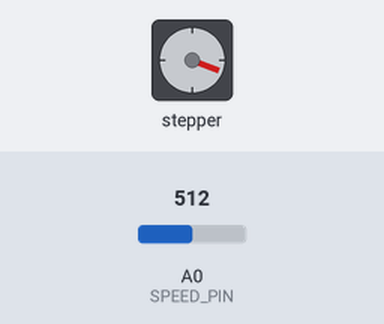
Simulated run of this sketch. Board: Arduino Uno, built with avr-gcc and run on an emulated ATmega328P. Parts: stepper motor. The test bench sets the inputs (shaded band); at power-on: A0 (SPEED_PIN) = 512. Stepper angles assume 200 steps per turn; what the sketch prints to the serial monitor is not drawn.

Above: at 1.2 s.
1.3 s: A0 (SPEED_PIN) set to 716
At 1.68 s:
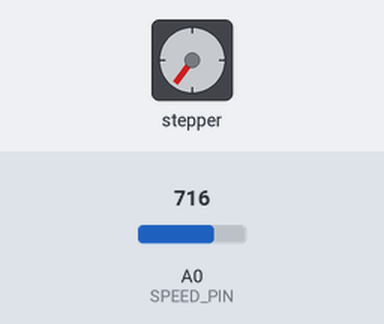
4.3 s: A0 (SPEED_PIN) set to 0
At 4.36 s:
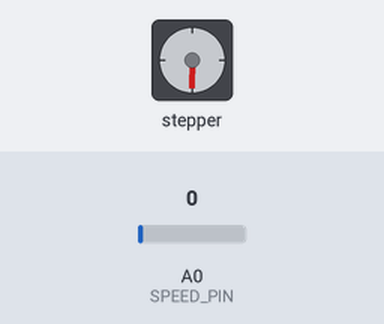
7.3 s: A0 (SPEED_PIN) set to 122
At 7.7 s:
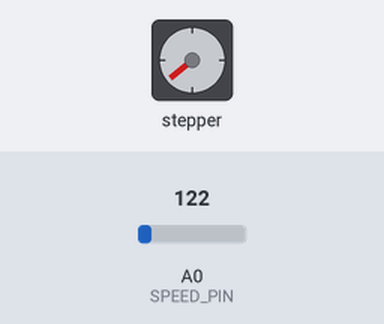
Timing chart, 0 to 19.3 s (numbered marks = the images above; inputs shaded):
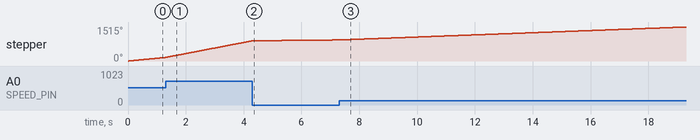

The sketch:

StepperRegulation.ino
```cpp
#include <AccelStepper.h>

AccelStepper stepper1(AccelStepper::DRIVER, 9, 8); //pin 9 on pin step

#define  MAX_SPEED 200.
#define  MIN_SPEED 5.
#define SPEED_PIN A0

int analog_value;
int map_speed;
float current_speed = 0.0;

void setup() {
  stepper1.setMaxSpeed(MAX_SPEED);
  Serial.begin(9600);

}

void loop() {
  analog_value = analogRead(SPEED_PIN);
  map_speed = map (analog_value ,0 , 1023, 1, 100);
  current_speed = ((map_speed/100.) * (MAX_SPEED - MIN_SPEED)) + MIN_SPEED;
  stepper1.setSpeed(current_speed);
  stepper1.runSpeed();
  //Serial.print(map_speed);
  //Serial.print(', ');
  Serial.print(current_speed);
  Serial.print('\n');
}
```
